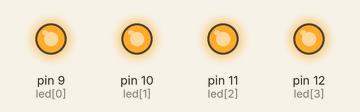
This sketch was run on a simulated Arduino Uno, built with avr-gcc and run on an emulated ATmega328P. Shown: output pins drawn as LEDs (lit = HIGH).

Above: at 0.5 s.
At 2.5 s:
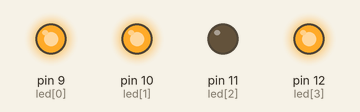
At 4.5 s:
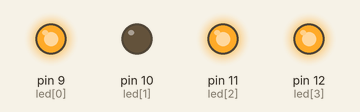
At 8.5 s:
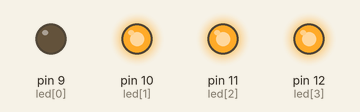
At 12.5 s:
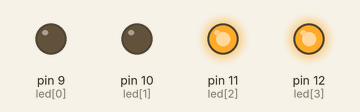
At 16.0 s:
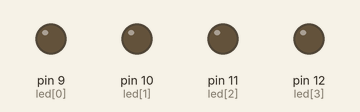
Timing chart, 0 to 18.4 s (numbered marks = the images above):
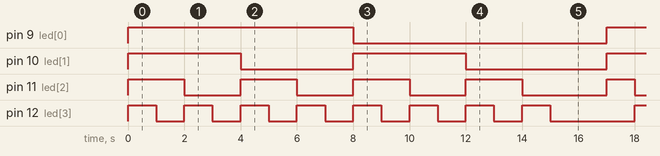

The sketch:

code_7__4digit_counter_decreasing.ino
```cpp
int led[] = {9,10, 11, 12};
int a,b,c,d;
int i = 15;
void deciToBin4digits(int k);
void alloff(){
  a=b=c=d=0;
}
void allon(){
  a=b=c=d=1;
}
void setup() {
  // put your setup code here, to run once:
  int i;
  for(i = 0; i < 4; i++){
      pinMode(led[i], OUTPUT);
   }
}
void loop(){
  if(i<0){
    i=15;
  }
  else{
    deciToBin4digits(i);
  }
  digitalWrite(led[0],a);
  digitalWrite(led[1],b);
  digitalWrite(led[2],c);
  digitalWrite(led[3],d);
  delay(500);
  alloff();
  delay(500);
  i--;
}
void deciToBin4digits(int k){
  if(k==0){
    a=b=c=d=0;
  }
  if(k==1){
    a = 0;
    b = 0;
    c = 0;
    d = 1;
  }
  if(k==2){
    a = 0;
    b = 0;
    c = 1;
    d = 0;
  }
  if(k==3){
    a = 0;
    b = 0;
    c = 1;
    d = 1;
  }
  if(k==4){
    a = 0;
    b = 1;
    c = 0;
    d = 0;
  }
  if(k==5){
    a = 0;
    b = 1;
    c = 0;
    d = 1;
  }
  if(k==6){
    a = 0;
    b = 1;
    c = 1;
    d = 0;
  }
  if(k==7){
    a = 0;
    b = 1;
    c = 1;
    d = 1;
  }
  if(k==8){
    a = 1;
    b = 0;
    c = 0;
    d = 0;
  }
  if(k==9){
    a = 1;
    b = 0;
    c = 0;
    d = 1;
  }
  if(k==10){
    a = 1;
    b = 0;
    c = 1;
    d = 0;
  }
  if(k==11){
    a = 1;
    b = 0;
    c = 1;
    d = 1;
  }
  if(k==12){
    a = 1;
    b = 1;
    c = 0;
    d = 0;
  }
  if(k==13){
    a = 1;
    b = 1;
    c = 0;
    d = 1;
  }
  if(k==14){
    a = 1;
    b = 1;
    c = 1;
    d = 0;
  }
  if(k==15){
    a = 1;
    b = 1;
    c = 1;
    d = 1;
  }
}
```

Measured:
- by itself, pin 9 (led[0]): alternates HIGH for 7.5 s and LOW for 9.0 s
- by itself, pin 10 (led[1]): repeats every 16.0 s: LOW 4.0 s, HIGH 4.0 s, LOW 5.0 s, HIGH 3.0 s
- by itself, pin 11 (led[2]): repeats every 16.0 s: 3 × (LOW 2.0 s, HIGH 2.0 s), LOW 3.0 s, HIGH 1.0 s
- by itself, pin 12 (led[3]): LOW → HIGH at 0.00 s, → LOW 1.0 s later, → HIGH 1.0 s later, → LOW 1.0 s later, … (36 changes in this stretch)
